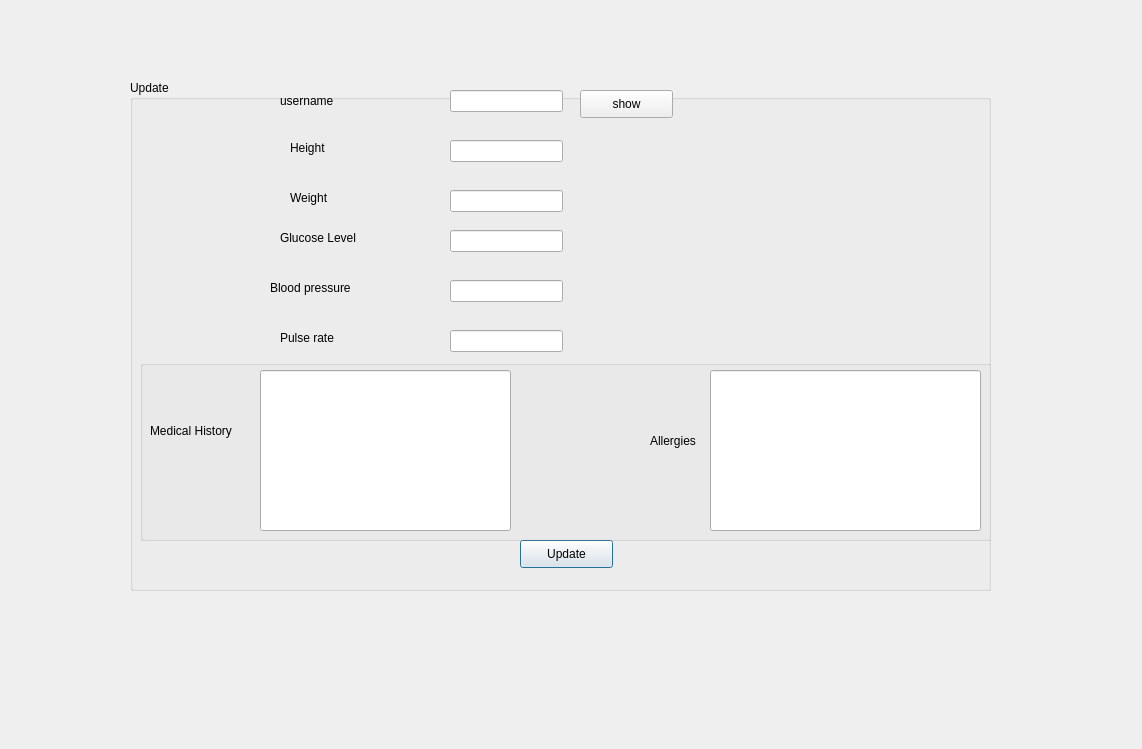
<?xml version="1.0" encoding="UTF-8"?>
<ui version="4.0">
 <class>Update</class>
 <widget class="QDialog" name="Update">
  <property name="geometry">
   <rect>
    <x>0</x>
    <y>0</y>
    <width>1142</width>
    <height>749</height>
   </rect>
  </property>
  <property name="windowTitle">
   <string>Dialog</string>
  </property>
  <widget class="QGroupBox" name="groupBox">
   <property name="geometry">
    <rect>
     <x>130</x>
     <y>80</y>
     <width>861</width>
     <height>511</height>
    </rect>
   </property>
   <property name="title">
    <string>Update</string>
   </property>
   <widget class="QPushButton" name="Updaterec">
    <property name="geometry">
     <rect>
      <x>390</x>
      <y>460</y>
      <width>93</width>
      <height>28</height>
     </rect>
    </property>
    <property name="text">
     <string>Update</string>
    </property>
   </widget>
   <widget class="QLabel" name="label">
    <property name="geometry">
     <rect>
      <x>160</x>
      <y>60</y>
      <width>55</width>
      <height>16</height>
     </rect>
    </property>
    <property name="text">
     <string>Height</string>
    </property>
   </widget>
   <widget class="QLabel" name="label_2">
    <property name="geometry">
     <rect>
      <x>160</x>
      <y>110</y>
      <width>55</width>
      <height>16</height>
     </rect>
    </property>
    <property name="text">
     <string>Weight</string>
    </property>
   </widget>
   <widget class="QLabel" name="label_3">
    <property name="geometry">
     <rect>
      <x>150</x>
      <y>150</y>
      <width>81</width>
      <height>16</height>
     </rect>
    </property>
    <property name="text">
     <string>Glucose Level</string>
    </property>
   </widget>
   <widget class="QLabel" name="label_4">
    <property name="geometry">
     <rect>
      <x>140</x>
      <y>200</y>
      <width>91</width>
      <height>16</height>
     </rect>
    </property>
    <property name="text">
     <string>Blood pressure</string>
    </property>
   </widget>
   <widget class="QLabel" name="label_5">
    <property name="geometry">
     <rect>
      <x>150</x>
      <y>250</y>
      <width>81</width>
      <height>16</height>
     </rect>
    </property>
    <property name="text">
     <string>Pulse rate</string>
    </property>
   </widget>
   <widget class="QLineEdit" name="weight">
    <property name="geometry">
     <rect>
      <x>320</x>
      <y>110</y>
      <width>113</width>
      <height>22</height>
     </rect>
    </property>
   </widget>
   <widget class="QLineEdit" name="glucose">
    <property name="geometry">
     <rect>
      <x>320</x>
      <y>150</y>
      <width>113</width>
      <height>22</height>
     </rect>
    </property>
   </widget>
   <widget class="QLineEdit" name="bp">
    <property name="geometry">
     <rect>
      <x>320</x>
      <y>200</y>
      <width>113</width>
      <height>22</height>
     </rect>
    </property>
   </widget>
   <widget class="QLineEdit" name="pulse">
    <property name="geometry">
     <rect>
      <x>320</x>
      <y>250</y>
      <width>113</width>
      <height>22</height>
     </rect>
    </property>
   </widget>
   <widget class="QGroupBox" name="groupBox_2">
    <property name="geometry">
     <rect>
      <x>10</x>
      <y>280</y>
      <width>861</width>
      <height>181</height>
     </rect>
    </property>
    <property name="title">
     <string/>
    </property>
    <widget class="QLineEdit" name="medical_history">
     <property name="geometry">
      <rect>
       <x>120</x>
       <y>10</y>
       <width>251</width>
       <height>161</height>
      </rect>
     </property>
    </widget>
    <widget class="QLabel" name="label_6">
     <property name="geometry">
      <rect>
       <x>10</x>
       <y>60</y>
       <width>91</width>
       <height>21</height>
      </rect>
     </property>
     <property name="text">
      <string>Medical History</string>
     </property>
    </widget>
    <widget class="QLabel" name="label_7">
     <property name="geometry">
      <rect>
       <x>510</x>
       <y>70</y>
       <width>71</width>
       <height>21</height>
      </rect>
     </property>
     <property name="text">
      <string>Allergies</string>
     </property>
    </widget>
    <widget class="QLineEdit" name="allergies">
     <property name="geometry">
      <rect>
       <x>570</x>
       <y>10</y>
       <width>271</width>
       <height>161</height>
      </rect>
     </property>
    </widget>
   </widget>
   <widget class="QPushButton" name="show">
    <property name="geometry">
     <rect>
      <x>450</x>
      <y>10</y>
      <width>93</width>
      <height>28</height>
     </rect>
    </property>
    <property name="text">
     <string>show</string>
    </property>
   </widget>
   <widget class="QLineEdit" name="height">
    <property name="geometry">
     <rect>
      <x>320</x>
      <y>60</y>
      <width>113</width>
      <height>22</height>
     </rect>
    </property>
   </widget>
   <widget class="QLineEdit" name="username">
    <property name="geometry">
     <rect>
      <x>320</x>
      <y>10</y>
      <width>113</width>
      <height>22</height>
     </rect>
    </property>
   </widget>
   <widget class="QLabel" name="label_8">
    <property name="geometry">
     <rect>
      <x>150</x>
      <y>10</y>
      <width>71</width>
      <height>21</height>
     </rect>
    </property>
    <property name="text">
     <string>username</string>
    </property>
   </widget>
  </widget>
 </widget>
 <resources/>
 <connections/>
</ui>
